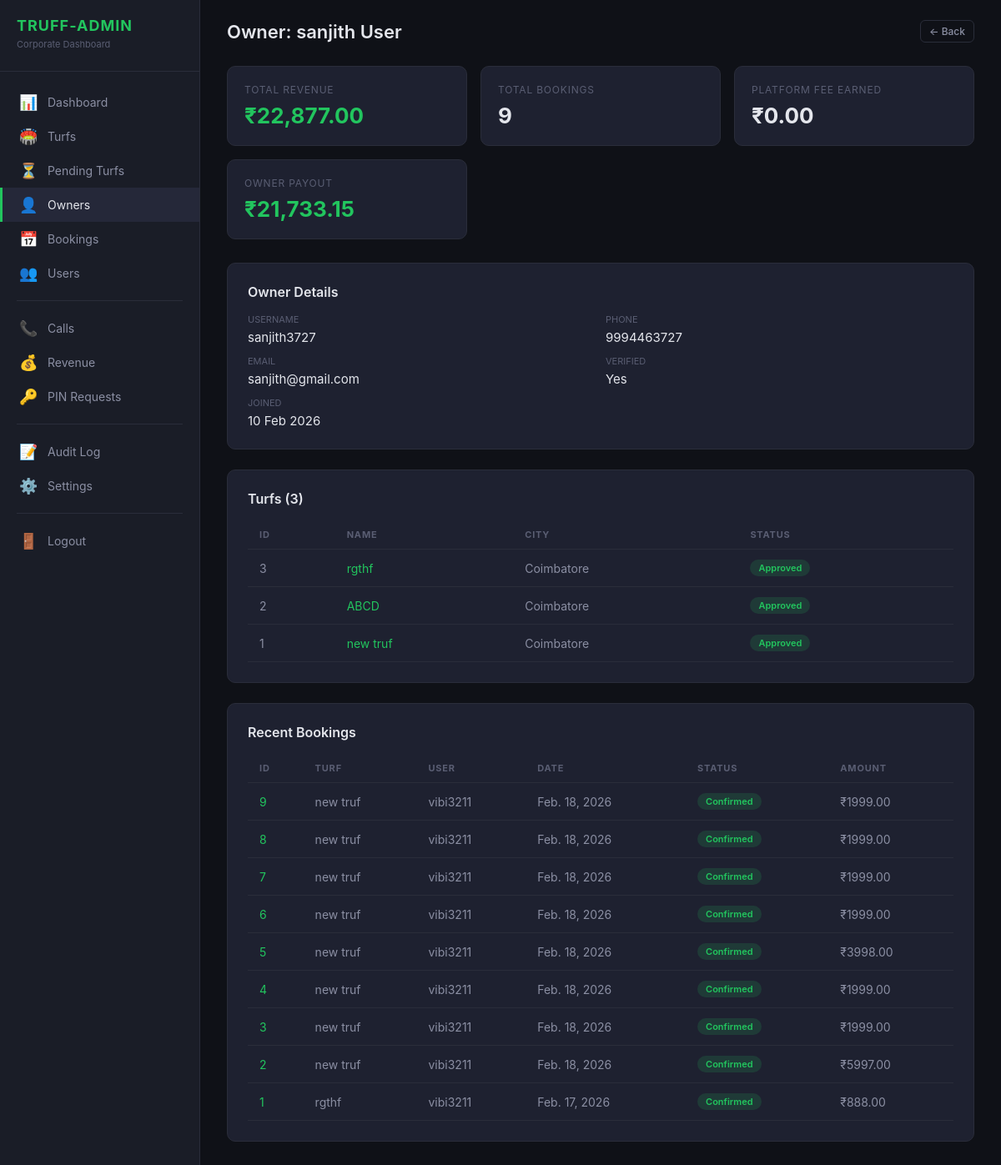
Page /truff-admin/owners/4/ (signed in) on the earlier database version.
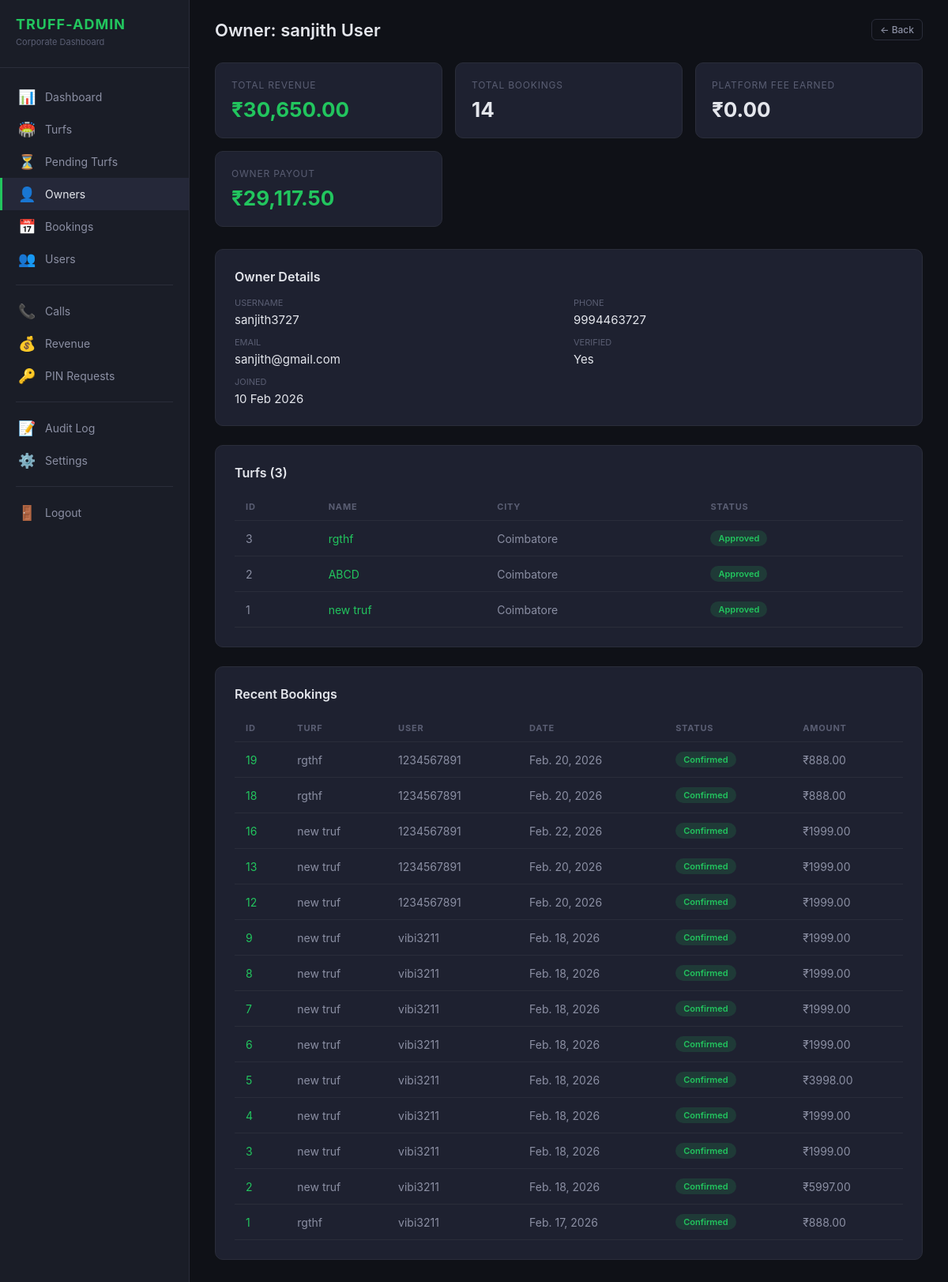
Same page on the later database version.
### turfs/models.py (models this page shows, shortened)
class Turf(models.Model):
    owner = models.ForeignKey(User, on_delete=models.CASCADE, related_name='turfs')
    name = models.CharField(max_length=200)
    description = models.TextField(blank=True, null=True)
    address = models.TextField()
    city = models.CharField(max_length=100)
    state = models.CharField(max_length=100)
    postal_code = models.CharField(max_length=10, blank=True, null=True)
    latitude = models.FloatField()
    longitude = models.FloatField()
    price_per_hour = models.IntegerField(validators=[MinValueValidator(1)])
    max_players = models.IntegerField(default=22, validators=[MinValueValidator(1)])
    status = models.CharField(max_length=20, choices=TurfStatus.choices, default=TurfStatus.PENDING)
    rejection_reason = models.TextField(blank=True, null=True)
    suspend_reason = models.TextField(blank=True, null=True)
    sports = models.ManyToManyField(Sport, related_name='turfs')
    amenities = models.ManyToManyField(Amenity, related_name='turfs')
    rating = models.FloatField(
        default=4.5,
        validators=[MinValueValidator(0.0), MaxValueValidator(5.0)]
    )
    review_count = models.IntegerField(default=0)
    is_active = models.BooleanField(default=False)
    google_maps_share_link = models.URLField(blank=True, null=True)
    created_at = models.DateTimeField(auto_now_add=True)
    updated_at = models.DateTimeField(auto_now=True)
    approved_at = models.DateTimeField(blank=True, null=True)
    approved_by = models.ForeignKey(
        User, on_delete=models.SET_NULL, null=True, blank=True,
        related_name='approved_turfs',
    )
    class Meta:
        ordering = ['-created_at']
        indexes = [
            models.Index(fields=['status', 'is_active']),
            models.Index(fields=['latitude', 'longitude']),
            models.Index(fields=['owner', 'status']),
        ]

### bookings/models.py (models this page shows, shortened)
class Booking(models.Model):
    user = models.ForeignKey(
        settings.AUTH_USER_MODEL,
        on_delete=models.CASCADE,
        related_name='bookings',
    )
    turf = models.ForeignKey(
        'turfs.Turf',
        on_delete=models.CASCADE,
        related_name='bookings',
    )
    preview = models.ForeignKey(
        BookingPreview,
        on_delete=models.SET_NULL,
        null=True, blank=True,
        related_name='booking',
    )
    booking_date = models.DateField()
    start_time = models.TimeField()
    end_time = models.TimeField()
    selected_slots = models.JSONField(null=True, blank=True)
    price_per_hour = models.DecimalField(max_digits=10, decimal_places=2, default=Decimal('0.00'))
    total_price = models.DecimalField(max_digits=10, decimal_places=2, default=Decimal('0.00'))
    discount = models.DecimalField(max_digits=10, decimal_places=2, default=Decimal('0.00'))
    final_price = models.DecimalField(max_digits=10, decimal_places=2, default=Decimal('0.00'))
    gst_amount = models.DecimalField(max_digits=10, decimal_places=2, default=Decimal('0.00'))
    commission = models.DecimalField(max_digits=10, decimal_places=2, default=Decimal('0.00'))
    platform_fee = models.DecimalField(max_digits=10, decimal_places=2, default=Decimal('0.00'))
    gst_on_platform_fee = models.DecimalField(max_digits=10, decimal_places=2, default=Decimal('0.00'))
    owner_payout = models.DecimalField(max_digits=10, decimal_places=2, default=Decimal('0.00'))
    payout_status = models.CharField(
        max_length=20,
        choices=PayoutStatus.choices,
        default=PayoutStatus.PENDING,
    )
    is_redeemed = models.BooleanField(default=False)
    credits_used = models.PositiveIntegerField(default=0)
    idempotency_key = models.UUIDField(unique=True, null=True, blank=True)
    booking_status = models.CharField(
        max_length=20,
        choices=BookingStatus.choices,
        default=BookingStatus.PENDING,
    )
    payment_status = models.CharField(
        max_length=20,
        choices=PaymentStatus.choices,
        default=PaymentStatus.PENDING,
    )
    notes = models.TextField(blank=True, null=True)
    cancelled_reason = models.TextField(blank=True, null=True)
    cancelled_at = models.DateTimeField(blank=True, null=True)
    cancelled_by_admin = models.BooleanField(default=False)
    created_at = models.DateTimeField(auto_now_add=True)
    updated_at = models.DateTimeField(auto_now=True)
    class Meta:
        ordering = ['-created_at']
        indexes = [
            models.Index(fields=['user', 'booking_date']),
            models.Index(fields=['turf', 'booking_date']),
            models.Index(fields=['booking_status']),
            models.Index(fields=['idempotency_key']),
        ]

### users/models.py (models this page shows, shortened)
class CustomUser(AbstractUser):
    class UserRole(models.TextChoices):
        USER = 'user', 'Normal User'
        TURF_OWNER = 'turf_owner', 'Turf Owner'
        PLATFORM_ADMIN = 'admin', 'Platform Admin'
    phone_number = models.CharField(max_length=15, blank=True, null=True)
    role = models.CharField(max_length=20, choices=UserRole.choices, default=UserRole.USER)
    profile_picture = models.ImageField(upload_to='profile_pictures/', blank=True, null=True)
    bio = models.TextField(blank=True, null=True)
    is_verified = models.BooleanField(default=False)
    total_bookings = models.PositiveIntegerField(default=0)
    total_credits = models.PositiveIntegerField(default=0)
    used_credits = models.PositiveIntegerField(default=0)
    created_at = models.DateTimeField(auto_now_add=True)
    updated_at = models.DateTimeField(auto_now=True)
    class Meta:
        ordering = ['-created_at']

### truff_admin_panel/views.py (the view)
# urls.py: path('owners/<int:owner_id>/', views.OwnerDetailView.as_view(), name='owner_detail'),
class OwnerDetailView(TruffAdminRequiredMixin, View):
    def get(self, request, owner_id):
        owner = get_object_or_404(User, pk=owner_id, role='turf_owner')
        turfs = Turf.objects.filter(owner=owner)
        bookings = Booking.objects.filter(
            turf__owner=owner
        ).select_related('turf', 'user').order_by('-created_at')[:20]
        settlements = OwnerSettlement.objects.filter(owner=owner).order_by('-created_at')[:10]
        pin_requests = PinChangeRequest.objects.filter(owner=owner).order_by('-created_at')
        stats = Booking.objects.filter(
            turf__owner=owner,
            booking_status__in=[BookingStatus.CONFIRMED, BookingStatus.COMPLETED],
        ).aggregate(
            total_revenue=Sum('final_price'),
            total_bookings=Count('id'),
            total_platform_fee=Sum('platform_fee'),
            total_owner_payout=Sum('owner_payout'),
        )
        return render(request, 'truff_admin/owner_detail.html', {
            'owner': owner,
            'turfs': turfs,
            'bookings': bookings,
            'settlements': settlements,
            'pin_requests': pin_requests,
            'stats': stats,
        })

### truff_admin_panel/context_processors.py (called while the page is built)
def pending_turf_count(request):
    if not request.user.is_authenticated:
        return {}
    if not (request.user.is_staff or request.user.groups.filter(name='Truff Admin').exists()):
        return {}
    try:
        return {'pending_turf_count': Turf.objects.filter(status=TurfStatus.PENDING).count()}
    except Exception:
        return {'pending_turf_count': 0}

### truff_admin_panel/mixins.py (called while the page is built)
    def test_func(self):
        user = self.request.user
        if not user.is_authenticated:
            return False
        return user.is_staff or user.groups.filter(name='Truff Admin').exists()

### truff_admin_panel/templatetags/truff_tags.py (called while the page is built)
@register.filter
def currency(value):
    try:
        val = float(value)
        if val >= 10_000_000:
            return f"₹{val / 10_000_000:.2f} Cr"
        if val >= 100_000:
            return f"₹{val / 100_000:.2f} L"
        return f"₹{val:,.2f}"
    except (ValueError, TypeError):
        return f"₹0.00"

### truff_admin_panel/templates/truff_admin/owner_detail.html (shortened to what this page needs)
{% extends "truff_admin/base.html" %}
{% load truff_tags %}
{% block content %}
<div class="topbar">
    <h1>Owner: {{ owner.get_full_name|default:owner.username }}</h1>
    <div class="topbar-actions">
        <a href="/truff-admin/owners/" class="btn btn-outline btn-sm">← Back</a>
    </div>
</div>
<div class="kpi-grid">
    <div class="kpi-card accent">
        <div class="kpi-label">Total Revenue</div>
        <div class="kpi-value">{{ stats.total_revenue|currency }}</div>
    </div>
    <div class="kpi-card">
        <div class="kpi-label">Total Bookings</div>
        <div class="kpi-value">{{ stats.total_bookings|default:0 }}</div>
    </div>
    <div class="kpi-card">
        <div class="kpi-label">Platform Fee Earned</div>
        <div class="kpi-value">{{ stats.total_platform_fee|currency }}</div>
    </div>
    <div class="kpi-card accent">
        <div class="kpi-label">Owner Payout</div>
        <div class="kpi-value">{{ stats.total_owner_payout|currency }}</div>
    </div>
</div>
<div class="panel">
    <div class="panel-title">Owner Details</div>
    <div class="detail-grid">
        <div class="detail-item"><label>Username</label><span>{{ owner.username }}</span></div>
        <div class="detail-item"><label>Phone</label><span>{{ owner.phone_number|default:"-" }}</span></div>
        <div class="detail-item"><label>Email</label><span>{{ owner.email|default:"-" }}</span></div>
        <div class="detail-item"><label>Verified</label><span>{{ owner.is_verified|yesno:"Yes,No" }}</span></div>
        <div class="detail-item"><label>Joined</label><span>{{ owner.created_at|date:"d M Y" }}</span></div>
    </div>
</div>
<div class="panel">
    <div class="panel-title">Turfs ({{ turfs.count }})</div>
    <table class="data-table">
        <thead>
            <tr>
                <th>ID</th>
                <th>Name</th>
                <th>City</th>
                <th>Status</th>
            </tr>
        </thead>
        <tbody>
            {% for t in turfs %}
            <tr>
                <td>{{ t.id }}</td>
                <td><a href="/truff-admin/turfs/{{ t.id }}/">{{ t.name }}</a></td>
                <td>{{ t.city|default:"-" }}</td>
                <td><span class="badge {{ t.status|status_badge }}">{{ t.status }}</span></td>
            </tr>
            {% empty %}
            <tr>
                <td colspan="4" style="text-align:center;color:var(--text-muted);">No turfs</td>
            </tr>
            {% endfor %}
        </tbody>
    </table>
</div>
<div class="panel">
    <div class="panel-title">Recent Bookings</div>
    <table class="data-table">
        <thead>
            <tr>
                <th>ID</th>
                <th>Turf</th>
                <th>User</th>
                <th>Date</th>
                <th>Status</th>
                <th>Amount</th>
            </tr>
        </thead>
        <tbody>
            {% for b in bookings %}
            <tr>
                <td><a href="/truff-admin/bookings/{{ b.id }}/">{{ b.id }}</a></td>
                <td>{{ b.turf.name }}</td>
                <td>{{ b.user.username }}</td>
                <td>{{ b.booking_date }}</td>
                <td><span class="badge {{ b.booking_status|status_badge }}">{{ b.booking_status }}</span></td>
                <td>₹{{ b.final_price }}</td>
            </tr>
            {% empty %}
            <tr>
                <td colspan="6" style="text-align:center;color:var(--text-muted);">No bookings</td>
            </tr>
            {% endfor %}
        </tbody>
    </table>
</div>
{% endblock %}

Differences in the rows shown:
added Booking: id "19", turf.name "rgthf", user.username "1234567891", booking_date "Feb. 20, 2026", booking_status "Confirmed", final_price "888.00"
added Booking: id "18", turf.name "rgthf", user.username "1234567891", booking_date "Feb. 20, 2026", booking_status "Confirmed", final_price "888.00"
added Booking: id "16", turf.name "new truf", user.username "1234567891", booking_date "Feb. 22, 2026", booking_status "Confirmed", final_price "1999.00"
added Booking: id "13", turf.name "new truf", user.username "1234567891", booking_date "Feb. 20, 2026", booking_status "Confirmed", final_price "1999.00"
added Booking: id "12", turf.name "new truf", user.username "1234567891", booking_date "Feb. 20, 2026", booking_status "Confirmed", final_price "1999.00"
Other differences:
{{ stats.total_revenue|currency }}: "₹22,877.00" → "₹30,650.00"
{{ stats.total_bookings|default:0 }}: "9" → "14"
{{ stats.total_owner_payout|currency }}: "₹21,733.15" → "₹29,117.50"
